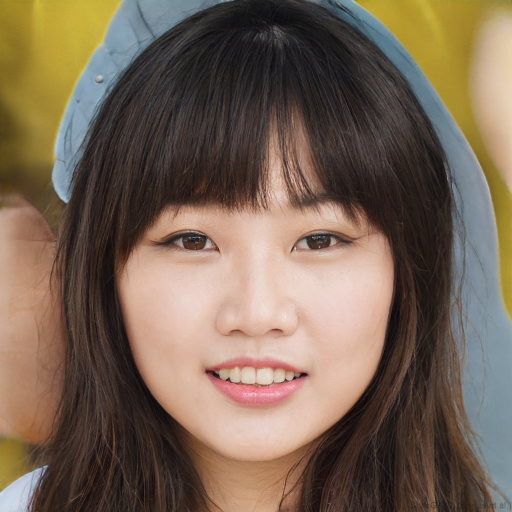
#> input picture dataset/fake/f1.jpg, 1024 x 1024 px, given as the content of the folder dataset/real, which was not available (shown at 1/2 size)
$ python train_model.py
#> lines starting #> are read from the running program, lines starting #| are printed output that depends on the picture; pictures that were not available may be replaced by others from this repository, and a replacement may not be noted
import os
import cv2
import numpy as np
from skimage.feature import hog
from sklearn.svm import LinearSVC
import joblib

data = []
labels = []

def process_folder(folder, label):
#> called with folder = 'dataset/real', label = 1
    for file in os.listdir(folder):
        path = os.path.join(folder, file)
        img = cv2.imread(path)
#> img is the input picture: shape (1024, 1024, 3); mean B, G, R 84.6, 101.1, 119.6

        if img is None:
            continue

        gray = cv2.cvtColor(img, cv2.COLOR_BGR2GRAY)
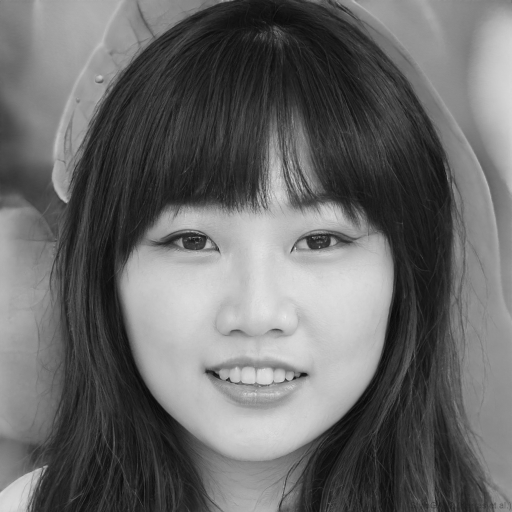
#> gray: shape (1024, 1024) (shown at 1/2 size); min 7, max 241, mean 104.8
        gray = cv2.resize(gray, (128,128))
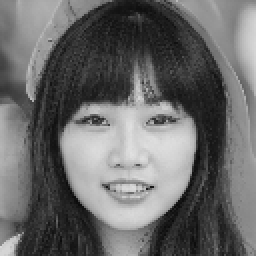
#> gray: shape (128, 128) (shown 2 times larger); min 10, max 225, mean 104.8

        features = hog(gray,
                       orientations=9,
                       pixels_per_cell=(8,8),
                       cells_per_block=(2,2))
#> features = 8100 values, max 0.556 at index 7382, min 0 at index 28, mean 0.128

        data.append(features)
        labels.append(label)
#> pass 2 of the loop in process_folder, `for file in os.listdir(folder):`:
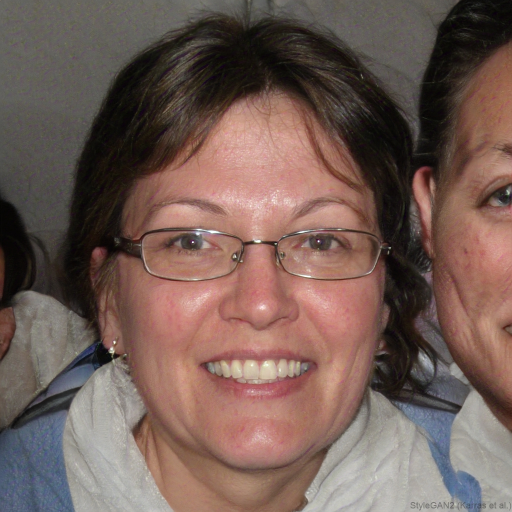
#> input picture dataset/fake/f2.jpg, 1024 x 1024 px (shown at 1/2 size)
#> in process_folder, img is the input picture: shape (1024, 1024, 3); mean B, G, R 85.9, 93.3, 115.5
#> in process_folder (call 2), `gray = cv2.cvtColor(img, cv2.COLOR_BGR2GRAY)`:
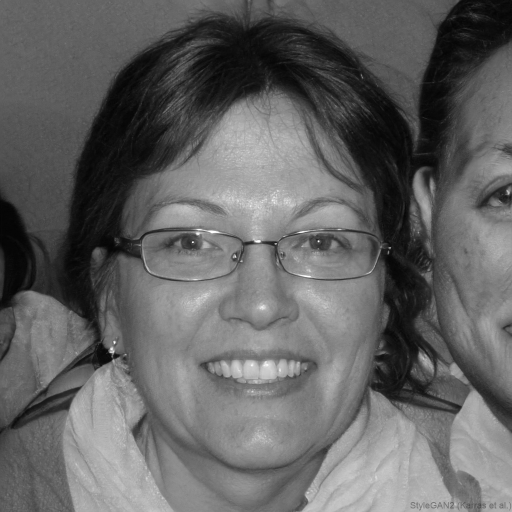
#> gray: shape (1024, 1024) (shown at 1/2 size); min 2, max 255, mean 99.1
#> in process_folder (call 2), `gray = cv2.resize(gray, (128,128))`:
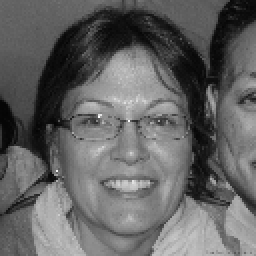
#> gray: shape (128, 128) (shown 2 times larger); min 4, max 251, mean 99.2
#> features = 8100 values, max 0.499 at index 2745, min 0 at index 17, mean 0.134

process_folder("dataset/real", 1)
process_folder("dataset/fake", 0)

print("Training model...")
model = LinearSVC()
model.fit(data, labels)

joblib.dump(model, "model.pkl")
print("Model saved as model.pkl")
